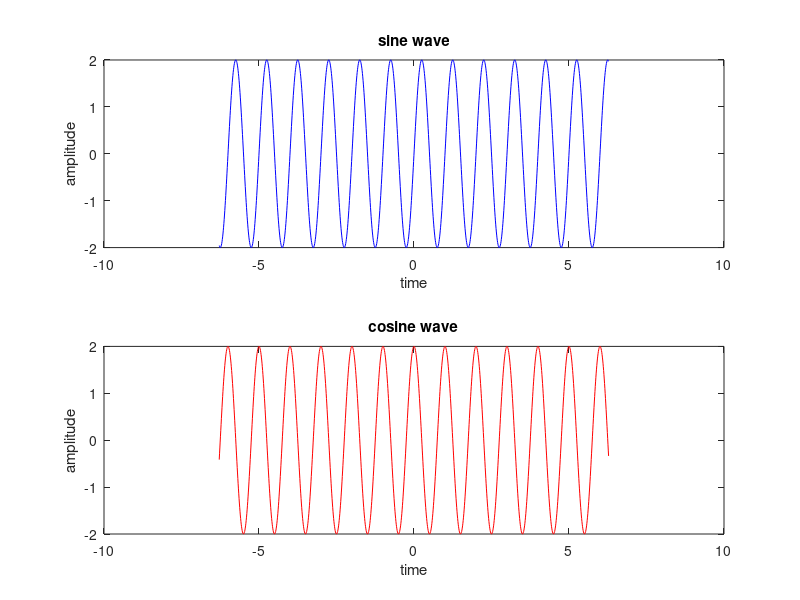
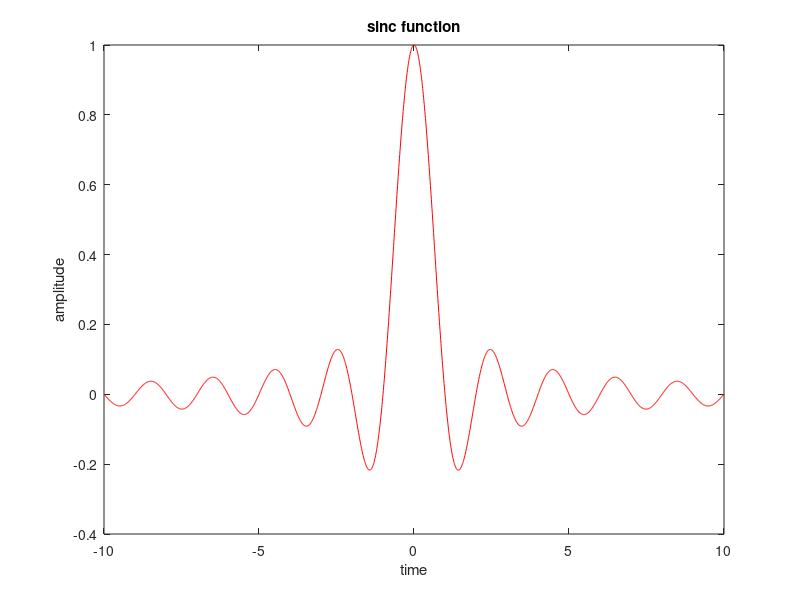
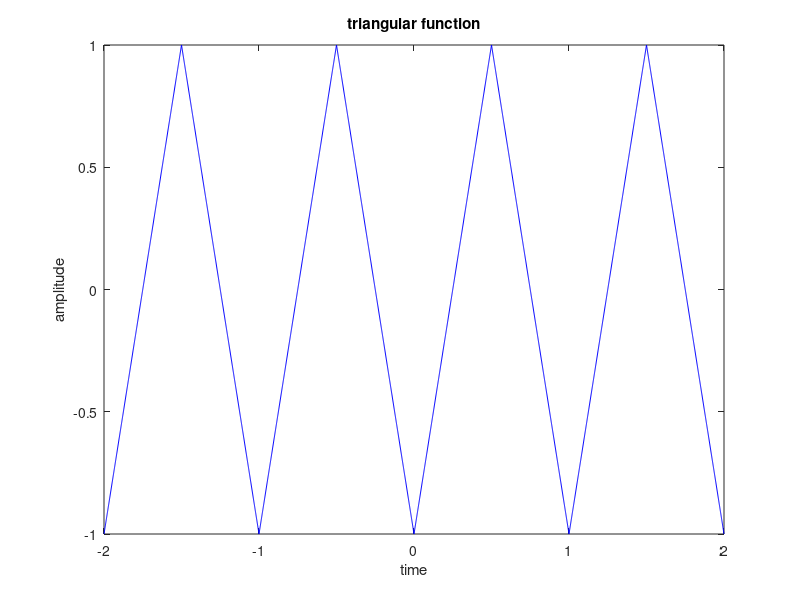
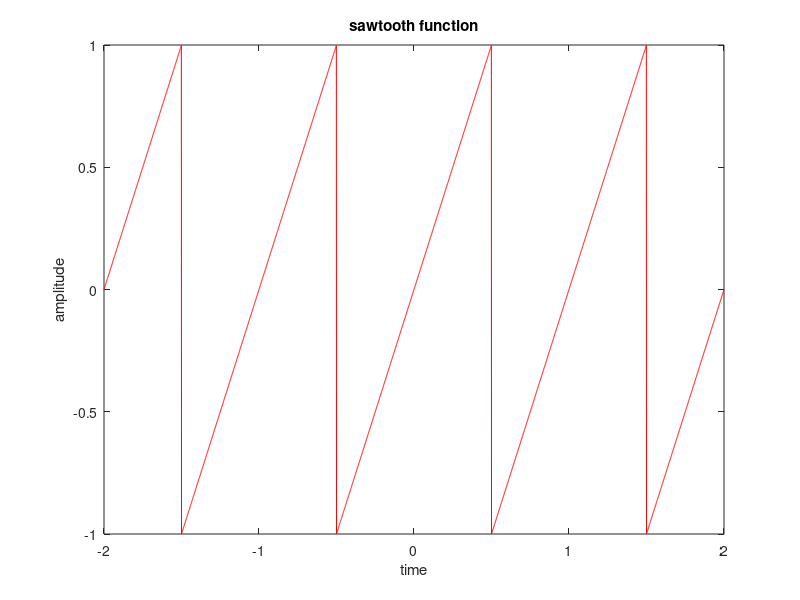

Reproduce these figures in MATLAB, in order.
clc; 
clear; 
close; 
t=-2*pi:0.01:2*pi;  
A=2; 
f=1; 
x1=A*sin(2*pi*f*t); 
x2=A*cos(2*pi*f*t); 
subplot(2,1,1); 
plot(t,x1,'b'); 
xlabel("time"); 
ylabel("amplitude"); 
title("sine wave");  
subplot(2,1,2); 
plot(t,x2,'r'); 
xlabel("time"); 
ylabel("amplitude"); 
title("cosine wave");  
figure(); 
t1=-10:0.01:10; 
x3=sin(pi*t1)./(pi*t1); 
x3((t1==0))=1; 
plot(t1,x3,'r'); 
xlabel("time"); 
ylabel("amplitude"); 
title("sinc function"); 
figure(); 
t2=-2:0.001:2;
x4=2*abs(2*(t2-floor(t2+0.5)))-1;
plot(t2,x4,'b'); 
xlabel("time"); 
ylabel("amplitude"); 
title("triangular function");  
figure(); 
t3=-2:0.001:2; 
x5=(2*(t3-floor(t3+0.5)));
plot(t3,x5,'r'); 
xlabel("time"); 
ylabel("amplitude"); 
title("sawtooth function");  
figure(); 
t4=0:0.001:5; 
a=-1; 
x6=exp(a*t4); 
plot(t4,x6,'b'); 
xlabel("time"); 
ylabel("amplitude"); 
title("decaying exponential function"); 
figure(); 
t5=0:0.001:5; 
a=1.5; 
x7=exp(a*t5);
plot(t5,x7,'r'); 
xlabel("time"); 
ylabel("amplitude"); 
title("increasing exponential function");
